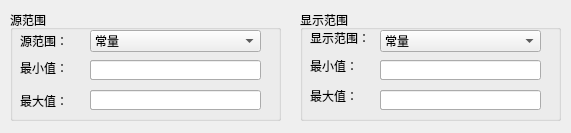
<?xml version="1.0" encoding="UTF-8"?>
<ui version="4.0">
 <class>QValueScaleDlg</class>
 <widget class="QWidget" name="QValueScaleDlg">
  <property name="geometry">
   <rect>
    <x>0</x>
    <y>0</y>
    <width>571</width>
    <height>133</height>
   </rect>
  </property>
  <property name="windowTitle">
   <string>Form</string>
  </property>
  <widget class="QGroupBox" name="groupBox_2">
   <property name="geometry">
    <rect>
     <x>10</x>
     <y>10</y>
     <width>271</width>
     <height>111</height>
    </rect>
   </property>
   <property name="title">
    <string>源范围</string>
   </property>
   <widget class="QLabel" name="label_2">
    <property name="geometry">
     <rect>
      <x>10</x>
      <y>80</y>
      <width>51</width>
      <height>21</height>
     </rect>
    </property>
    <property name="text">
     <string>最大值：</string>
    </property>
   </widget>
   <widget class="QLabel" name="label_3">
    <property name="geometry">
     <rect>
      <x>10</x>
      <y>50</y>
      <width>51</width>
      <height>16</height>
     </rect>
    </property>
    <property name="text">
     <string>最小值：</string>
    </property>
   </widget>
   <widget class="QLabel" name="label_8">
    <property name="geometry">
     <rect>
      <x>10</x>
      <y>20</y>
      <width>61</width>
      <height>21</height>
     </rect>
    </property>
    <property name="text">
     <string>源范围：</string>
    </property>
   </widget>
   <widget class="QComboBox" name="m_SourcecbBox">
    <property name="geometry">
     <rect>
      <x>80</x>
      <y>20</y>
      <width>171</width>
      <height>22</height>
     </rect>
    </property>
    <item>
     <property name="text">
      <string>常量</string>
     </property>
    </item>
    <item>
     <property name="text">
      <string>地址</string>
     </property>
    </item>
   </widget>
   <widget class="QLineEdit" name="m_SMaxlineEdit">
    <property name="geometry">
     <rect>
      <x>80</x>
      <y>80</y>
      <width>151</width>
      <height>20</height>
     </rect>
    </property>
    <property name="text">
     <string>LW0</string>
    </property>
   </widget>
   <widget class="QLineEdit" name="m_SMinlineEdit">
    <property name="geometry">
     <rect>
      <x>80</x>
      <y>50</y>
      <width>151</width>
      <height>20</height>
     </rect>
    </property>
    <property name="text">
     <string>LW0</string>
    </property>
   </widget>
   <widget class="QPushButton" name="m_sMaxAddress_EntryBtn">
    <property name="geometry">
     <rect>
      <x>230</x>
      <y>80</y>
      <width>21</width>
      <height>23</height>
     </rect>
    </property>
    <property name="focusPolicy">
     <enum>Qt::NoFocus</enum>
    </property>
    <property name="text">
     <string/>
    </property>
    <property name="icon">
     <iconset resource="../../resourse.qrc">
      <normaloff>:/addressintput/images/address.bmp</normaloff>:/addressintput/images/address.bmp</iconset>
    </property>
    <property name="autoRepeat">
     <bool>false</bool>
    </property>
    <property name="autoDefault">
     <bool>true</bool>
    </property>
    <property name="flat">
     <bool>true</bool>
    </property>
   </widget>
   <widget class="QPushButton" name="m_sMinAddress_EntryBtn">
    <property name="geometry">
     <rect>
      <x>230</x>
      <y>50</y>
      <width>21</width>
      <height>23</height>
     </rect>
    </property>
    <property name="focusPolicy">
     <enum>Qt::NoFocus</enum>
    </property>
    <property name="text">
     <string/>
    </property>
    <property name="icon">
     <iconset resource="../../resourse.qrc">
      <normaloff>:/addressintput/images/address.bmp</normaloff>:/addressintput/images/address.bmp</iconset>
    </property>
    <property name="autoRepeat">
     <bool>false</bool>
    </property>
    <property name="autoDefault">
     <bool>true</bool>
    </property>
    <property name="flat">
     <bool>true</bool>
    </property>
   </widget>
   <widget class="QLineEdit" name="m_SMinspBox">
    <property name="geometry">
     <rect>
      <x>80</x>
      <y>50</y>
      <width>171</width>
      <height>20</height>
     </rect>
    </property>
   </widget>
   <widget class="QLineEdit" name="m_SMaxspBox">
    <property name="geometry">
     <rect>
      <x>80</x>
      <y>80</y>
      <width>171</width>
      <height>20</height>
     </rect>
    </property>
   </widget>
  </widget>
  <widget class="QGroupBox" name="groupBox_3">
   <property name="geometry">
    <rect>
     <x>300</x>
     <y>10</y>
     <width>261</width>
     <height>111</height>
    </rect>
   </property>
   <property name="title">
    <string>显示范围</string>
   </property>
   <widget class="QLabel" name="label_5">
    <property name="geometry">
     <rect>
      <x>10</x>
      <y>80</y>
      <width>54</width>
      <height>12</height>
     </rect>
    </property>
    <property name="text">
     <string>最大值：</string>
    </property>
   </widget>
   <widget class="QLabel" name="label_6">
    <property name="geometry">
     <rect>
      <x>10</x>
      <y>50</y>
      <width>54</width>
      <height>12</height>
     </rect>
    </property>
    <property name="text">
     <string>最小值：</string>
    </property>
   </widget>
   <widget class="QComboBox" name="m_ShowcbBox">
    <property name="geometry">
     <rect>
      <x>80</x>
      <y>20</y>
      <width>161</width>
      <height>22</height>
     </rect>
    </property>
    <item>
     <property name="text">
      <string>常量</string>
     </property>
    </item>
    <item>
     <property name="text">
      <string>地址</string>
     </property>
    </item>
   </widget>
   <widget class="QLabel" name="label_9">
    <property name="geometry">
     <rect>
      <x>10</x>
      <y>20</y>
      <width>61</width>
      <height>16</height>
     </rect>
    </property>
    <property name="text">
     <string>显示范围：</string>
    </property>
   </widget>
   <widget class="QLineEdit" name="m_ShowMaxlineEdit">
    <property name="geometry">
     <rect>
      <x>80</x>
      <y>80</y>
      <width>141</width>
      <height>20</height>
     </rect>
    </property>
    <property name="text">
     <string>LW0</string>
    </property>
   </widget>
   <widget class="QLineEdit" name="m_ShowMinlineEdit">
    <property name="geometry">
     <rect>
      <x>80</x>
      <y>50</y>
      <width>141</width>
      <height>20</height>
     </rect>
    </property>
    <property name="text">
     <string>LW0</string>
    </property>
   </widget>
   <widget class="QPushButton" name="m_showMaxAddress_EntryBtn">
    <property name="geometry">
     <rect>
      <x>220</x>
      <y>80</y>
      <width>21</width>
      <height>23</height>
     </rect>
    </property>
    <property name="focusPolicy">
     <enum>Qt::NoFocus</enum>
    </property>
    <property name="text">
     <string/>
    </property>
    <property name="icon">
     <iconset resource="../../resourse.qrc">
      <normaloff>:/addressintput/images/address.bmp</normaloff>:/addressintput/images/address.bmp</iconset>
    </property>
    <property name="autoRepeat">
     <bool>false</bool>
    </property>
    <property name="autoDefault">
     <bool>true</bool>
    </property>
    <property name="flat">
     <bool>true</bool>
    </property>
   </widget>
   <widget class="QPushButton" name="m_showMinAddress_EntryBtn">
    <property name="geometry">
     <rect>
      <x>220</x>
      <y>50</y>
      <width>21</width>
      <height>23</height>
     </rect>
    </property>
    <property name="focusPolicy">
     <enum>Qt::NoFocus</enum>
    </property>
    <property name="text">
     <string/>
    </property>
    <property name="icon">
     <iconset resource="../../resourse.qrc">
      <normaloff>:/addressintput/images/address.bmp</normaloff>:/addressintput/images/address.bmp</iconset>
    </property>
    <property name="autoRepeat">
     <bool>false</bool>
    </property>
    <property name="autoDefault">
     <bool>true</bool>
    </property>
    <property name="flat">
     <bool>true</bool>
    </property>
   </widget>
   <widget class="QLineEdit" name="m_ShowMinspBox">
    <property name="geometry">
     <rect>
      <x>80</x>
      <y>50</y>
      <width>161</width>
      <height>20</height>
     </rect>
    </property>
   </widget>
   <widget class="QLineEdit" name="m_ShowMaxspBox">
    <property name="geometry">
     <rect>
      <x>80</x>
      <y>80</y>
      <width>161</width>
      <height>20</height>
     </rect>
    </property>
   </widget>
  </widget>
 </widget>
 <resources>
  <include location="../../resourse.qrc"/>
 </resources>
 <connections/>
</ui>
